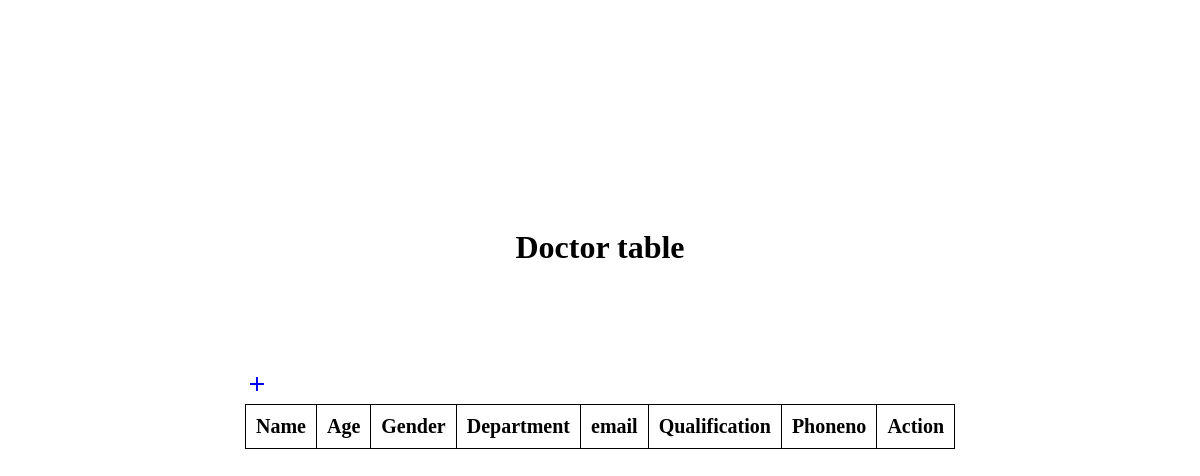
Before: /doctor with the older database file.
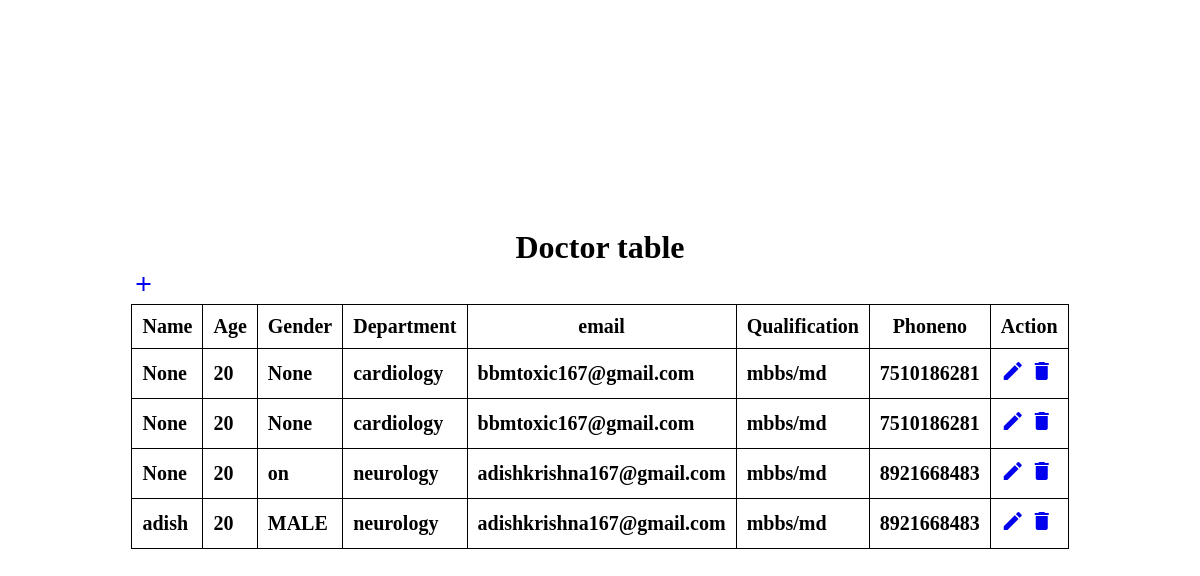
After: the same page with the newer database file.
### Predictiveapp/models.py (models this page shows)
class DoctorTable(models.Model):
    LOGINID = models.ForeignKey(Loginmodel,on_delete=models.CASCADE,null=True,blank=True)
    name = models.CharField(max_length=100, null=True,blank=True)
    age = models.IntegerField(null=True,blank=True)
    gender = models.CharField(max_length=100, null=True,blank=True)
    department =models.CharField(max_length=100, null=True,blank=True)
    email= models.EmailField(null=True,blank=True)
    phoneno = models.BigIntegerField(null=True,blank=True)
    qualification= models.CharField(max_length=100, null=True,blank=True)

### Predictiveapp/views.py (the view, shortened to what this page needs)
# urls.py: path('doctor',Doctor.as_view(),name='doctor'),
class Doctor(View):
    def get(self,request):
        obj = DoctorTable.objects.all()
        return render(request,'Administrator/doctors.html', {'obj':obj})

### templates/Administrator/doctors.html (shortened to what this page needs)
{% load static %}
<!DOCTYPE html>
<html lang="en">
<head>
    <link rel="stylesheet" href="{% static 'css/doctor.css' %}">
</head>
<body>
    <h1 class="head">Doctor table <h1>
        <a href="adddoctor"><i class="material-icons">add</i></a>
    <table >
        <tr>
            <th>Name</th>
            <th>Age</th>
            <th>Gender</th>
            <th>Department</th>
            <th>email</th>
            <th>Qualification</th>
            <th>Phoneno</th>
            <th>Action</th>
        </tr>
        {% for i in obj %}
        <tr>
            <td>{{ i.name }}</td>
            <td>{{i.age}}  </td>
            <td>{{i.gender}}  </td>
            <td>{{i.department}} </td>
            <td> {{i.email}} </td>
            <td> {{i.qualification}} </td>
            <td>{{i.phoneno}}</td>
            <td>
                <a href="#"><i class="material-icons">edit</i></a>
                <a href="#"><i class="material-icons">delete</i></a>
            </td>
        </tr>
        {% endfor %}
</body>
</html>

### static/css/doctor.css (style rules this page uses)
body { display: flex; justify-content: center; height: 100vh; align-items: center; background-image: url(https://img.freepik.com/free-photo/medicine-blue-background-flat-lay_23-2149341573.jpg?semt=ais_hybrid); background-repeat: no-repeat; background-size: cover; background-position: center; backdrop-filter: blur(6px); }
table { font-size: 20px; border-collapse: collapse; }
th,td { border: 1px solid black; padding: 10px; }
.head { position: absolute; top: 200px; }

Changed rows visible on the page:
added DoctorTable: name "None", age "20", gender "None", department "cardiology", email "bbmtoxic167@gmail.com", qualification "mbbs/md", phoneno "7510186281"
added DoctorTable: name "None", age "20", gender "None", department "cardiology", email "bbmtoxic167@gmail.com", qualification "mbbs/md", phoneno "7510186281"
added DoctorTable: name "None", age "20", gender "on", department "neurology", email "adishkrishna167@gmail.com", qualification "mbbs/md", phoneno "8921668483"
added DoctorTable: name "adish", age "20", gender "MALE", department "neurology", email "adishkrishna167@gmail.com", qualification "mbbs/md", phoneno "8921668483"
